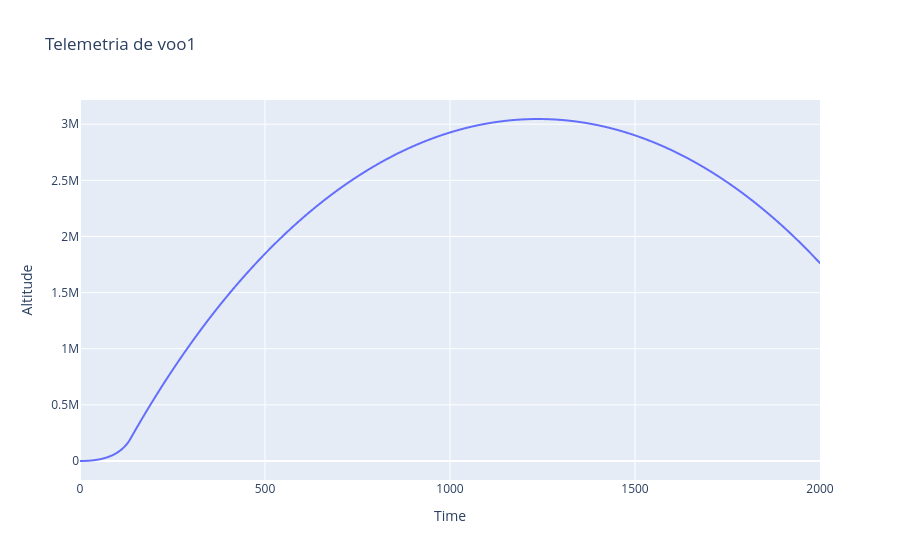
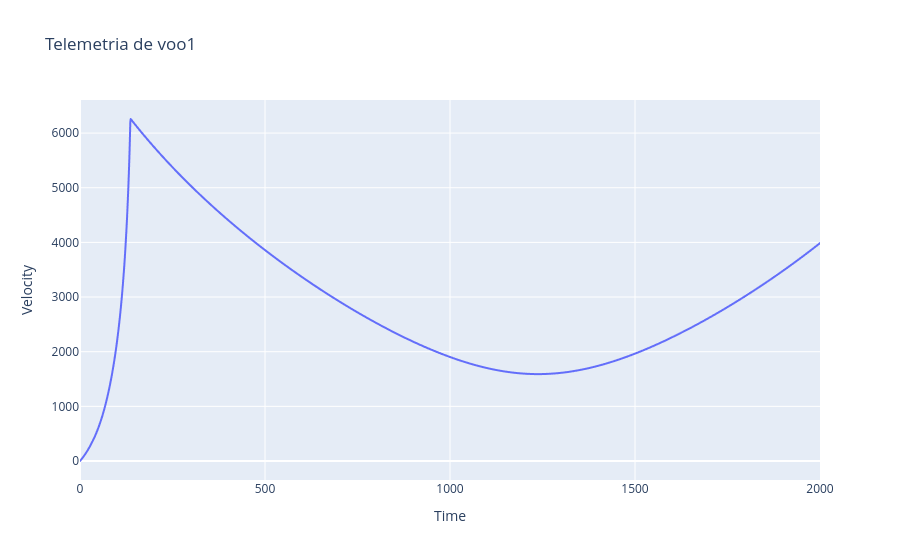
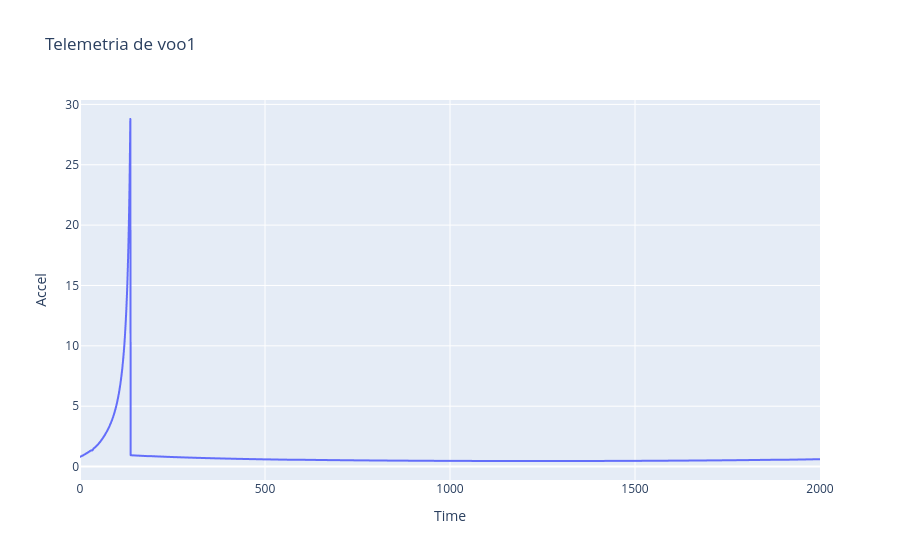
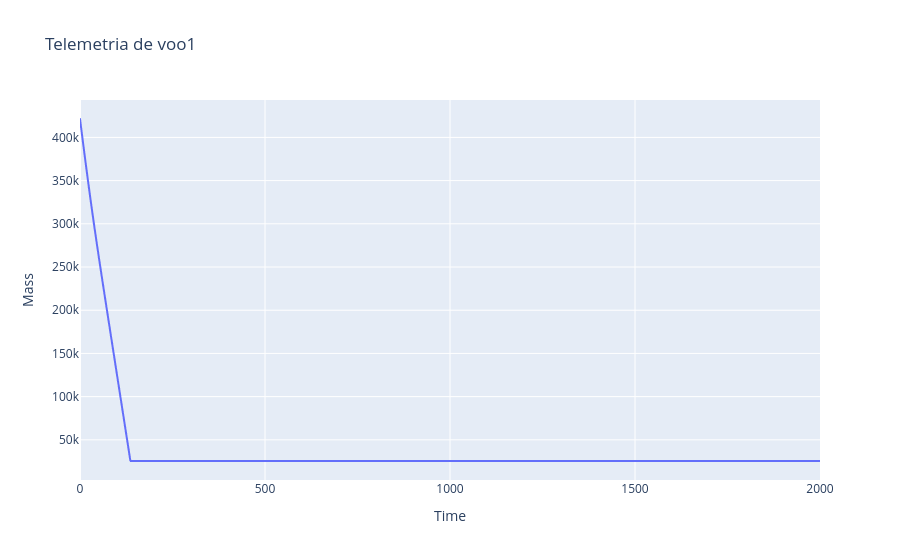

Notebook source saved alongside these figures, in order:
### Code cell
# %%
display (telemetriadados.columns)
telemetriadados1 = telemetriadados1.sort_values (by= "Time", ascending=True)
telemetriadados2 = telemetriadados2.sort_values (by= "Time", ascending=True)
telemetriadados3 = telemetriadados3.sort_values (by= "Time", ascending=True)

telemetriadados1 = telemetriadados1.drop (columns = ["Flight_Type", "Mission_ID"])
telemetriadados2 = telemetriadados2.drop (columns = ["Flight_Type", "Mission_ID"])
telemetriadados3 = telemetriadados3.drop (columns = ["Flight_Type", "Mission_ID"])




for dado in telemetriadados1:
    if dado != "Time":
        gráficos1 = px.line(telemetriadados1, x= "Time", y= dado, title= "Telemetria de voo1")
        gráficos1.show()
display (telemetriadados1)


for dado in telemetriadados2:
    if dado != "Time":
        gráficos2 = px.line(telemetriadados2, x= "Time", y= dado, title= "Telemetria de voo2")
        gráficos2.show()
display (telemetriadados2)


for dado in telemetriadados3:
    if dado != "Time":
        gráficos3 = px.line(telemetriadados3, x= "Time", y= dado, title= "Telemetria de voo3")
        gráficos3.show()
display (telemetriadados3)

### Figure 1 — Plotly figure (JSON) as saved in the notebook; plotly's stock layout.template omitted (floating-point values rounded to 4 significant figures; data arrays with more than 128 entries replaced by an {"elided": "..."} marker saying what was removed)
{"data": [{"hovertemplate": "Time=%{x}<br>Altitude=%{y}<extra></extra>", "legendgroup": "", "line": {"color": "#636efa", "dash": "solid"}, "marker": {"symbol": "circle"}, "mode": "lines", "name": "", "showlegend": false, "type": "scattergl", "x": {"elided": "2001 float values"}, "xaxis": "x", "y": {"elided": "2001 float values"}, "yaxis": "y"}], "layout": {"legend": {"tracegroupgap": 0}, "title": {"text": "Telemetria de voo1"}, "xaxis": {"anchor": "y", "domain": [0, 1], "title": {"text": "Time"}}, "yaxis": {"anchor": "x", "domain": [0, 1], "title": {"text": "Altitude"}}}}

### Figure 2 — Plotly figure (JSON) as saved in the notebook; plotly's stock layout.template omitted (floating-point values rounded to 4 significant figures; data arrays with more than 128 entries replaced by an {"elided": "..."} marker saying what was removed)
{"data": [{"hovertemplate": "Time=%{x}<br>Velocity=%{y}<extra></extra>", "legendgroup": "", "line": {"color": "#636efa", "dash": "solid"}, "marker": {"symbol": "circle"}, "mode": "lines", "name": "", "showlegend": false, "type": "scattergl", "x": {"elided": "2001 float values"}, "xaxis": "x", "y": {"elided": "2001 float values"}, "yaxis": "y"}], "layout": {"legend": {"tracegroupgap": 0}, "title": {"text": "Telemetria de voo1"}, "xaxis": {"anchor": "y", "domain": [0, 1], "title": {"text": "Time"}}, "yaxis": {"anchor": "x", "domain": [0, 1], "title": {"text": "Velocity"}}}}

### Figure 3 — Plotly figure (JSON) as saved in the notebook; plotly's stock layout.template omitted (floating-point values rounded to 4 significant figures; data arrays with more than 128 entries replaced by an {"elided": "..."} marker saying what was removed)
{"data": [{"hovertemplate": "Time=%{x}<br>Accel=%{y}<extra></extra>", "legendgroup": "", "line": {"color": "#636efa", "dash": "solid"}, "marker": {"symbol": "circle"}, "mode": "lines", "name": "", "showlegend": false, "type": "scattergl", "x": {"elided": "2001 float values"}, "xaxis": "x", "y": {"elided": "2001 float values"}, "yaxis": "y"}], "layout": {"legend": {"tracegroupgap": 0}, "title": {"text": "Telemetria de voo1"}, "xaxis": {"anchor": "y", "domain": [0, 1], "title": {"text": "Time"}}, "yaxis": {"anchor": "x", "domain": [0, 1], "title": {"text": "Accel"}}}}

### Figure 4 — Plotly figure (JSON) as saved in the notebook; plotly's stock layout.template omitted (floating-point values rounded to 4 significant figures; data arrays with more than 128 entries replaced by an {"elided": "..."} marker saying what was removed)
{"data": [{"hovertemplate": "Time=%{x}<br>Mass=%{y}<extra></extra>", "legendgroup": "", "line": {"color": "#636efa", "dash": "solid"}, "marker": {"symbol": "circle"}, "mode": "lines", "name": "", "showlegend": false, "type": "scattergl", "x": {"elided": "2001 float values"}, "xaxis": "x", "y": {"elided": "2001 float values"}, "yaxis": "y"}], "layout": {"legend": {"tracegroupgap": 0}, "title": {"text": "Telemetria de voo1"}, "xaxis": {"anchor": "y", "domain": [0, 1], "title": {"text": "Time"}}, "yaxis": {"anchor": "x", "domain": [0, 1], "title": {"text": "Mass"}}}}
